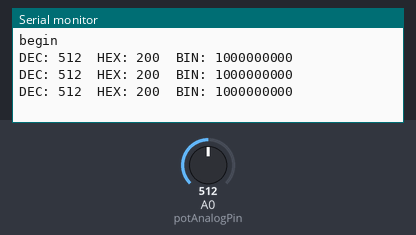
The sketch below on a simulated Arduino Uno, built with avr-gcc and run on an emulated ATmega328P. On the bench: the last lines printed to the serial monitor. The test bench sets the inputs (shaded band); at power-on: A0 (potAnalogPin) = 512.

Above: at 1.3 s.
1.4 s: A0 (potAnalogPin) set to 716
At 1.9 s:
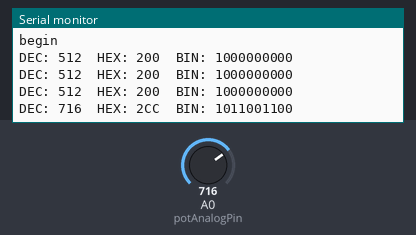
3.5 s: A0 (potAnalogPin) set to 511
At 3.9 s:
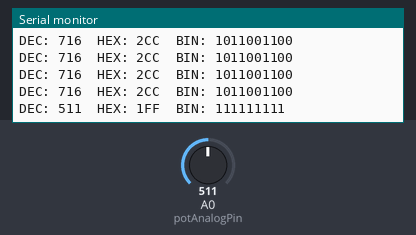
5.5 s: A0 (potAnalogPin) set to 122
At 5.9 s:
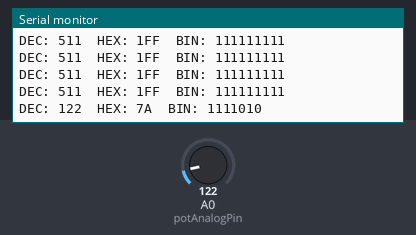

The sketch:

fourthProject.ino
```cpp
int potAnalogPin = 0;
void setup() {
  Serial.begin(9600);
  Serial.println("begin");
}

// the loop routine runs over and over again forever:
void loop() {
  int reading = analogRead(potAnalogPin);
  Serial.print("DEC: ");
  Serial.print(reading, DEC);
  Serial.print("\tHEX: ");
  Serial.print(reading, HEX);
  Serial.print("\tBIN: ");
  Serial.println(reading, BIN);
  delay(500);
}
```

Measured:
- after the input at 1.4 s, the serial monitor: prints a new line after 0.10 s (image 1)
- after the input at 3.5 s, the serial monitor: prints a new line at once (image 2)
- after the input at 5.5 s, the serial monitor: prints a new line at once (image 3)
